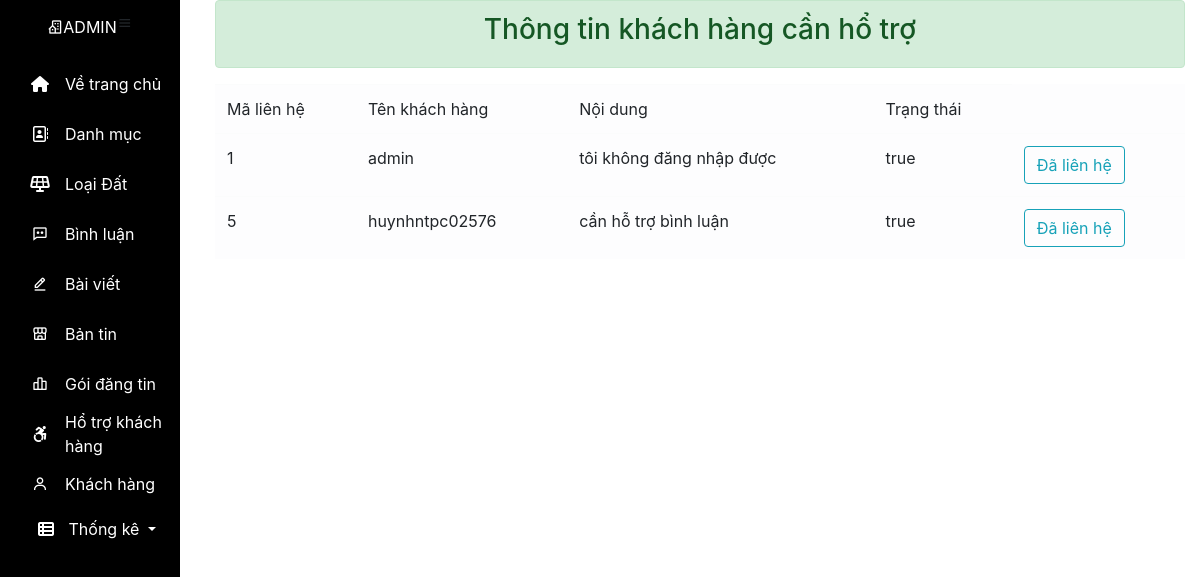
Screenshot of /view/Admin/layout.php?lienhe (signed in) with the database file from the repository.
### tables this page shows
CREATE TABLE `lienhe` (
  `id_lien_he` int(10) NOT NULL AUTO_INCREMENT,
  `ten_dang_nhap` varchar(50) NOT NULL,
  `noi_dung` text NOT NULL,
  `trangthai` tinytext NOT NULL,
  PRIMARY KEY (`id_lien_he`),
  KEY `ten_khach_hang` (`ten_dang_nhap`)
);

### model/database/pdo.php (called while the page is built, shortened)
<?php
function database()
{
    $host_name = "localhost";
    $db_name = "batdongsan";
    $username = "root";
    $password = "";
    $conn = new PDO("mysql:host=$host_name;dbname=$db_name;charset=utf8", $username, $password);
    $conn->setAttribute(PDO::ATTR_ERRMODE, PDO::ERRMODE_EXCEPTION);
    return $conn;
}
function pdo_query($sql)
{
    $sql_args = array_slice(func_get_args(), 1);
    try {
        $conn = database();
        $a = $conn->prepare($sql);
        $a->execute($sql_args);
        $rows = $a->fetchAll();
        return $rows;
    } catch (PDOException $e) {
        throw $e;
    } finally {
        unset($conn);
    }
}

### model/database/function.php (called while the page is built, shortened)
<?php
include("pdo.php");
function lienhe()
{
    $sql = "SELECT *  FROM lienhe";
    $row = pdo_query($sql);
    return $row;
}

### controller/gobal.php (called while the page is built, shortened)
<?php
$root =  "/PHP1";
$view = "$root/view";
$admin = "$view/Admin";

### view/Admin/lien_he/list.php (the view, shortened to what this page needs)
<!doctype html>
<html lang="en">
<head>
    <link rel="stylesheet" href="https://stackpath.bootstrapcdn.com/bootstrap/4.3.1/css/bootstrap.min.css">
</head>
<body>
    <div class="container-fluid">
        <div class="alert alert-success">
            <strong>
                <h3 style="text-align: center;">Thông tin khách hàng cần hổ trợ</h3>
            </strong>
        </div>
        <div class="right">
            <table class="table table-light">
                <thead>
                    <tr>
                        <td>Mã liên hệ </td>
                        <td>Tên khách hàng</td>
                        <td>Nội dung</td>
                        <td>Trạng thái</td>
                    </tr>
                </thead>
                <tbody>
                    <?php
                    $row = lienhe();
                    foreach ($row as $a) {
                    ?>
                        <tr>
                            <td><?= $a['id_lien_he']; ?></td>
                            <td><?= $a['ten_dang_nhap']; ?></td>
                            <td><?= $a['noi_dung']; ?></td>
                            <td><?= $a['trangthai']; ?></td>
                            <td>
                                <a href="<?= $admin ?>/lien_he/approve.php?id=<?= $a['id_lien_he']; ?>"><button type="button" class="btn btn-outline-info">Đã liên hệ</button></a>
                            </td>
                        </tr>
                    <?php
                    }
                    ?>
                </tbody>
            </table>
        </div>
    </div>
</body>
</html>

### content/css/nav.css (style rules this page uses)
* { margin: 0; padding: 0; box-sizing: border-box; }

### rows the page displays
lienhe: id_lien_he "1", ten_dang_nhap "admin", noi_dung "tôi không đăng nhập được", trangthai "true"
lienhe: id_lien_he "5", ten_dang_nhap "huynhntpc02576", noi_dung "cần hỗ trợ bình luận", trangthai "true"
